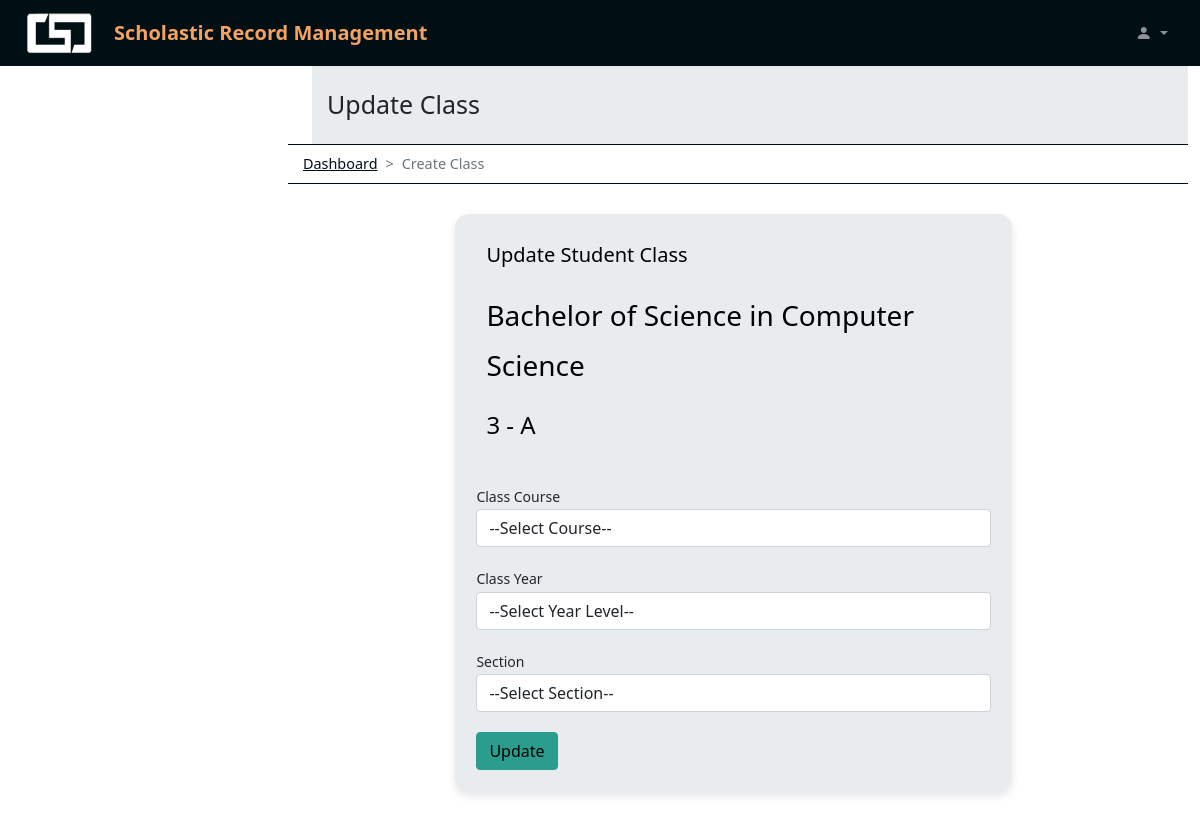
/polisher/edit-class.php?class_id=39 (signed in), run on the app's committed database.
### tables this page shows
CREATE TABLE `srms_tblclasses` (
  `class_id` int(11) NOT NULL,
  `Course` varchar(60) NOT NULL,
  `Year` int(60) NOT NULL,
  `Section` varchar(60) NOT NULL,
  `syb` int(60) NOT NULL,
  `sye` int(60) NOT NULL
);

### polisher/edit-class.php (the view, shortened to what this page needs)
<?php
include('../includes/config.php');
if (isset($_SESSION['uname'])) {
?>
    <!DOCTYPE html>
    <html lang="en">
    <head>
        <link rel="stylesheet" href="../assets/css/style.css">
        <link rel="stylesheet" href="../node_modules/bootstrap-icons/font/bootstrap-icons.css">
        <link rel="stylesheet" href="hUopttps://cdn.datatables.net/1.11.5/css/jquery.dataTables.min.css">
    </head>
    <body>
        <nav class="navbar navbar-expand-lg navbar-dark bg-blue-dark fixed-top">
            <div class="container-fluid">
                <a href="#" class="logo">
                    <img src="../assets/image/csd.png" alt="logo image">
                </a>
                <a class="navbar-brand" href="https://ucc-caloocan.edu.ph/">
                    Scholastic Record Management
                </a>
                <div class="collapse navbar-collapse" id="topNavBar">
                    <ul class="navbar-nav d-flex ms-auto my-3 my-lg-0">
                        <li class="nav-item dropdown">
                            <a class="nav-link dropdown-toggle ms-2" href="#" role="button" data-bs-toggle="dropdown" aria-expanded="false">
                                <i class="bi bi-person-fill"></i>
                            </a>
                        </li>
                    </ul>
                </div>
            </div>
        </nav>
        <main class="mt-5 pt-3">
            <div class="container-fluid">
                <div class="row">
                    <div class="col-md-12 p-header">
                        Update Class
                    </div>
                </div>
            </div>
            <div style="--bs-breadcrumb-divider: '>';" aria-label="breadcrumb" class="row breadcrumb-div">
                <ol class="breadcrumb">
                    <li class="breadcrumb-item"><a href="./_dashboard.php">Dashboard</a></li>
                    <li class="breadcrumb-item active" aria-current="page">Create Class</li>
                </ol>
            </div>
            <section class="section">
                <div class="container-fluid">
                    <div class="row">
                        <div class="form-spacing">
                            <?php
                            $cid = intval($_GET['class_id']);
                            $sql = "SELECT * from srms_tblclasses where class_id=:cid";
                            $query = $dbh->prepare($sql);
                            $query->bindParam(':cid', $cid, PDO::PARAM_STR);
                            $query->execute();
                            $results = $query->fetchAll(PDO::FETCH_OBJ);
                            if ($query->rowCount() > 0) {
                                foreach ($results as $result) {   ?>
                                    <div class="panel">
                                        <div class="panel-heading ">
                                            <div class="panel-title spacing">
                                                <h5>Update Student Class</h5>
                                                <h3><?php echo htmlentities($result->Course); ?></h3>
                                                <h4><?php echo htmlentities($result->Year); ?> - <?php echo htmlentities($result->Section); ?></h4>
                                            </div>
                                        </div>
                                        <div class="panel-body">
                                            <form method="post" action="../Functions/update_function.php">
                                                <div class="form-group has-success">
                                                    <label for="success" class="control-label">Class Course</label>
                                                    <div class="">
                                                        <select name="course" class="form-control" id="default" required="required">
                                                            <option value="">--Select Course--</option>
                                                        </select>
                                                    </div>
                                                </div>
                                                <div class="form-group has-success">
                                                    <label for="success" class="control-label">Class Year</label>
                                                    <div class="">
                                                        <select name="year" class="form-control" id="default" required="required">
                                                            <option value="">--Select Year Level--</option>
                                                        </select>
                                                    </div>
                                                </div>
                                                <div class="form-group has-success">
                                                    <label for="success" class="control-label">Section</label>
                                                    <div class="">
                                                        <select name="classsection" class="form-control" id="default" required="required">
                                                            <option value="">--Select Section-- </option>
                                                        </select>
                                                    </div>
                                                </div>
                                        <?php }
                                } ?>
                                        <div class="form-group has-success">
                                            <div class="">
                                                <button type="submit" name="classedit" class="btn btn-success btn-labeled">Update<span class="btn-label btn-label-right"><i class="fa fa-check"></i></span></button>
                                            </div>
                                        </div>
                                            </form>
                                        </div>
                                    </div>
                        </div>
                    </div>
                </div>
            </section>
        </main>
    <?php
} else {
    header("location:../login.php");
}
    ?>
    </body>
    </html>

### data on the page
srms_tblclasses: Course "Bachelor of Science in Computer Science", Year "3", Section "A"
